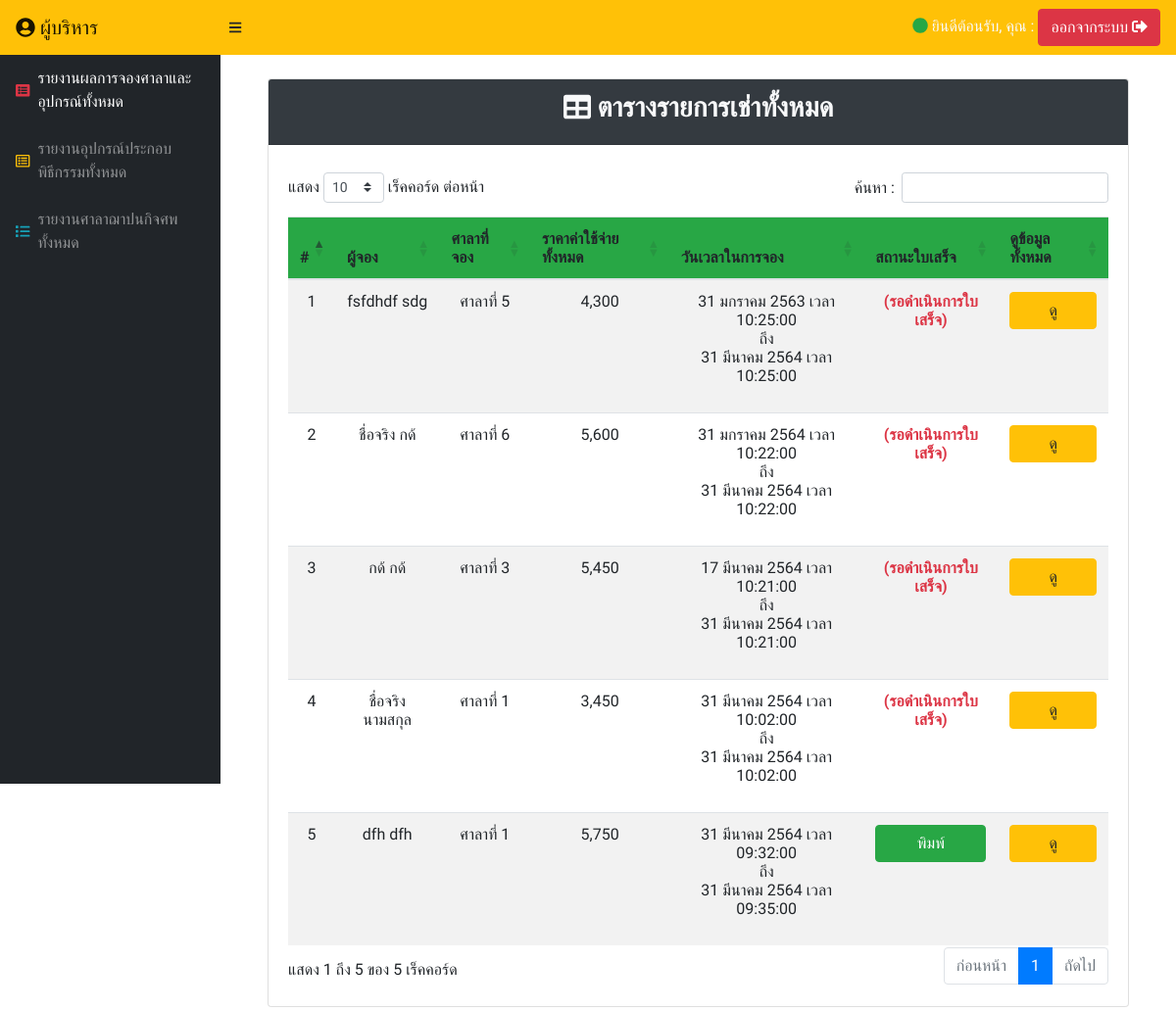
The app's page /back_house_systwm/executive.php?p=1 with its own data.
### tables this page shows
CREATE TABLE `make_list_booking` (
  `id_list_booking` int(200) NOT NULL,
  `first_name` varchar(50) NOT NULL COMMENT 'ชื่อจริง',
  `last_name` varchar(50) NOT NULL COMMENT 'นามสกุล',
  `phone_number` varchar(10) NOT NULL COMMENT 'หมายเลขโทรศัพท์',
  `address` varchar(100) NOT NULL COMMENT 'ที่อยู่',
  `select_sala` varchar(50) NOT NULL COMMENT 'ศาลาที่เลือก',
  `id_sala` int(50) NOT NULL COMMENT 'ไอดีของศาลา',
  `raca_sala` int(50) NOT NULL COMMENT 'ราคาศาลาที่เลือก',
  `datestart` datetime NOT NULL COMMENT 'วันที่เริ่มจอง',
  `datestop` datetime NOT NULL COMMENT 'วันที่สิ้นสุดการจอง',
  `select_equipment` text NOT NULL COMMENT 'อุปกรณ์ที่เลือก',
  `raca_equip` int(50) NOT NULL COMMENT 'ราคาอุปกรณ์ที่เลือกทั้งหมด',
  `select_cabamlung` text NOT NULL COMMENT 'ค่าบำรุงที่เลือก',
  `raca_cabamlung` int(50) NOT NULL COMMENT 'ราคาค่าบำรุงที่เลือกทั้งหมด',
  `raca_total` int(50) NOT NULL COMMENT 'ราคารวมทั้งหมด',
  `raca_cafri` varchar(50) NOT NULL COMMENT 'ราคาค่าไฟหน่วยล่ะ7บาท',
  `raca_manternance9` varchar(50) NOT NULL COMMENT 'ค่าบริการ9คน',
  `status_bill_success` varchar(30) NOT NULL COMMENT 'สถานะใบเสร็จ'
);

### back_house_systwm/all_items.php (the view, shortened to what this page needs)
<?php
            $slN = new DB_conn();
                ?>
<div class="container-fluid mb-2">
    <div class="card">
        <div class="card-header bg-dark mb-2">
            <h3 class="text-center text-light"><b><i class="fas fa-table"></i> ตารางรายการเช่าทั้งหมด</b></h3>
        </div>
        <div class="card-body">
            <table class="table table-striped w-100" id="myTable">
                <thead class="bg-success">
                    <tr class="text-center">
                        <th scope="col">#</th>
                        <th scope="col">ผู้จอง</th>
                        <th scope="col">ศาลาที่จอง</th>
                        <th scope="col">ราคาค่าใช้จ่ายทั้งหมด</th>
                        <th scope="col">วันเวลาในการจอง</th>
                        <th scope="col">สถานะใบเสร็จ</th>
                        <th scope="col">ดูข้อมูลทั้งหมด</th>
                    </tr>
                </thead>
                <tbody>
                    <?php
                            $SLBooking = new DB_conn();
                            $sql = $SLBooking->Slect_booking();
                            $i = 1;
                            while($reS = mysqli_fetch_array($sql)){
                            ?>
                    <tr class="text-center">
                        <td>
                            <?php echo $i ; ?>
                        </td>
                        <td>
                            <?php echo $reS['first_name']." ".$reS['last_name']; ?>
                        </td>
                        <td>
                            <?php echo $reS['select_sala']; ?>
                        </td>
                        <td>
                            <?php echo number_format($reS['raca_total']); ?>
                        </td>
                        <td>
                        <?php
                                    $time1 = $reS['datestart'];
                                    $time_th1 = $slN->thai_date_and_time(strtotime($time1));
                                    $time2 = $reS['datestop'];
                                    $time_th2 = $slN->thai_date_and_time2(strtotime($time2));
                            ?>
                            <p class="text-center"><?php echo$time_th1; ?><br> ถึง <br><?php echo$time_th2; ?></p>
                        </td>
                        <td class="text-center">
                            <?php
                                                                if($reS['status_bill_success'] == "yet"){
                                                                ?>
                                                                <p class="text-danger"><strong>(รอดำเนินการใบเสร็จ)</strong></p>
                            <?php
                                                                }else{
                                                                    ?>
                            <a href="executive.php?p=view_receipt_executive&view_receipt=<?php echo $reS['id_list_booking']; ?>&print=ok" class="btn btn-success w-100" target="_blank">พิมพ์</a>
                            <?php
                            }
                            ?>
                        </td>
                        <td class="text-center">
                            <a href="executive.php?p=view_receipt_executive&view_receipt=<?php echo $reS['id_list_booking']; ?>"
                                class="btn btn-warning w-100">ดู</a>
                        </td>
                    </tr>
                    <?php
                                    $i++;
                                        }
                                ?>
                </tbody>
            </table>
        </div>
    </div>

### records on screen
make_list_booking: first_name "fsfdhdf", last_name "sdg", select_sala "ศาลาที่ 5", raca_total "4,300", datestart "31 มกราคม 2563 เวลา 10:25:00", datestop "31 มีนาคม 2564 เวลา 10:25:00", status_bill_success "(รอดำเนินการใบเสร็จ)"
make_list_booking: first_name "ชื่อจริง", last_name "กด้", select_sala "ศาลาที่ 6", raca_total "5,600", datestart "31 มกราคม 2564 เวลา 10:22:00", datestop "31 มีนาคม 2564 เวลา 10:22:00", status_bill_success "(รอดำเนินการใบเสร็จ)"
make_list_booking: first_name "กด้", last_name "กด้", select_sala "ศาลาที่ 3", raca_total "5,450", datestart "17 มีนาคม 2564 เวลา 10:21:00", datestop "31 มีนาคม 2564 เวลา 10:21:00", status_bill_success "(รอดำเนินการใบเสร็จ)"
make_list_booking: first_name "ชื่อจริง", last_name "นามสกุล", select_sala "ศาลาที่ 1", raca_total "3,450", datestart "31 มีนาคม 2564 เวลา 10:02:00", datestop "31 มีนาคม 2564 เวลา 10:02:00", status_bill_success "(รอดำเนินการใบเสร็จ)"
make_list_booking: first_name "dfh", last_name "dfh", select_sala "ศาลาที่ 1", raca_total "5,750", datestart "31 มีนาคม 2564 เวลา 09:32:00", datestop "31 มีนาคม 2564 เวลา 09:35:00"
